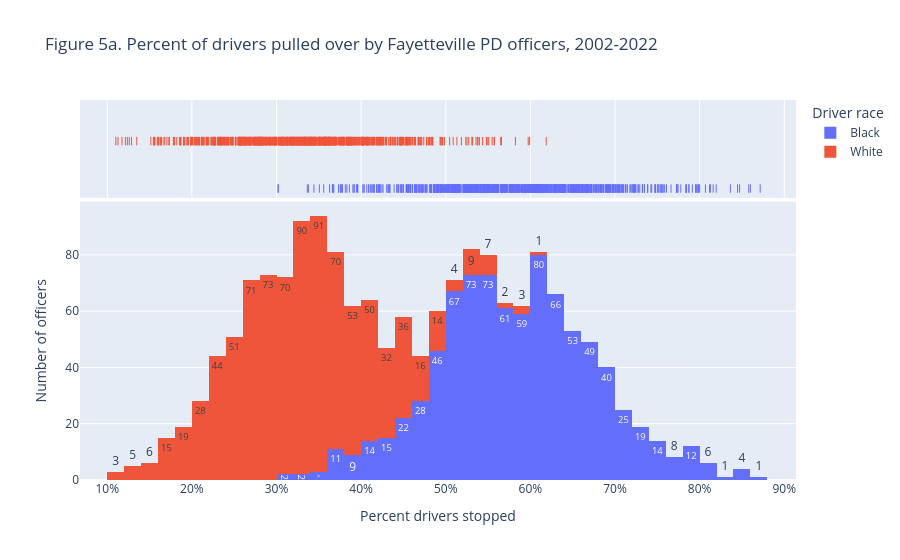

Notebook code cell kept with this figure:
### Markdown cell above
## Figure 5a. Percent of drivers pulled over

### Code cell
mask = black_and_white_drivers & minimum_100_stops
fig = px.histogram(
    df5[mask],
    title="Figure 5a. Percent of drivers pulled over by Fayetteville PD officers, 2002-2022",
    color="driver_race",
    x="percent_drivers_stopped",
    labels={
        "percent_drivers_stopped": "Percent drivers stopped",
        "driver_race": "Driver race",
    },
    height=600,
    marginal="rug",
    text_auto=True,
)
fig.layout.xaxis.tickformat = ",.0%"
fig.update_layout(yaxis_title="Number of officers")
fig.show()

### Figure 1 — Plotly figure (JSON) as saved in the notebook; plotly's stock layout.template omitted (floating-point values rounded to 4 significant figures; data arrays with more than 128 entries replaced by an {"elided": "..."} marker saying what was removed)
{"data": [{"alignmentgroup": "True", "bingroup": "x", "hovertemplate": "Driver race=Black<br>Percent drivers stopped=%{x}<br>count=%{y}<extra></extra>", "legendgroup": "Black", "marker": {"color": "#636efa", "pattern": {"shape": ""}}, "name": "Black", "offsetgroup": "Black", "orientation": "v", "showlegend": true, "texttemplate": "%{value}", "type": "histogram", "x": {"elided": "863 float values"}, "xaxis": "x", "yaxis": "y"}, {"alignmentgroup": "True", "boxpoints": "all", "fillcolor": "rgba(255,255,255,0)", "hoveron": "points", "hovertemplate": "Driver race=Black<br>Percent drivers stopped=%{x}<extra></extra>", "jitter": 0, "legendgroup": "Black", "line": {"color": "rgba(255,255,255,0)"}, "marker": {"color": "#636efa", "symbol": "line-ns-open"}, "name": "Black", "offsetgroup": "Black", "showlegend": false, "type": "box", "x": {"elided": "863 float values"}, "xaxis": "x2", "yaxis": "y2"}, {"alignmentgroup": "True", "bingroup": "x", "hovertemplate": "Driver race=White<br>Percent drivers stopped=%{x}<br>count=%{y}<extra></extra>", "legendgroup": "White", "marker": {"color": "#EF553B", "pattern": {"shape": ""}}, "name": "White", "offsetgroup": "White", "orientation": "v", "showlegend": true, "texttemplate": "%{value}", "type": "histogram", "x": {"elided": "863 float values"}, "xaxis": "x", "yaxis": "y"}, {"alignmentgroup": "True", "boxpoints": "all", "fillcolor": "rgba(255,255,255,0)", "hoveron": "points", "hovertemplate": "Driver race=White<br>Percent drivers stopped=%{x}<extra></extra>", "jitter": 0, "legendgroup": "White", "line": {"color": "rgba(255,255,255,0)"}, "marker": {"color": "#EF553B", "symbol": "line-ns-open"}, "name": "White", "offsetgroup": "White", "showlegend": false, "type": "box", "x": {"elided": "863 float values"}, "xaxis": "x2", "yaxis": "y2"}], "layout": {"autosize": true, "barmode": "relative", "legend": {"title": {"text": "Driver race"}, "tracegroupgap": 0}, "title": {"text": "Figure 5a. Percent of drivers pulled over by Fayetteville PD officers, 2002-2022"}, "xaxis": {"anchor": "y", "autorange": true, "domain": [0, 1], "range": [0.06779, 0.9139], "tickformat": ",.0%", "title": {"text": "Percent drivers stopped"}, "type": "linear"}, "xaxis2": {"anchor": "y2", "autorange": true, "domain": [0, 1], "matches": "x", "range": [0.06779, 0.9139], "showgrid": true, "showticklabels": false, "type": "linear"}, "yaxis": {"anchor": "x", "autorange": true, "domain": [0, 0.7326], "range": [0, 98.95], "title": {"text": "Number of officers"}}, "yaxis2": {"anchor": "x2", "autorange": true, "domain": [0.7426, 1], "matches": "y2", "range": [-0.5571, 1.5], "showgrid": false, "showline": false, "showticklabels": false, "ticks": "", "type": "category"}}}
